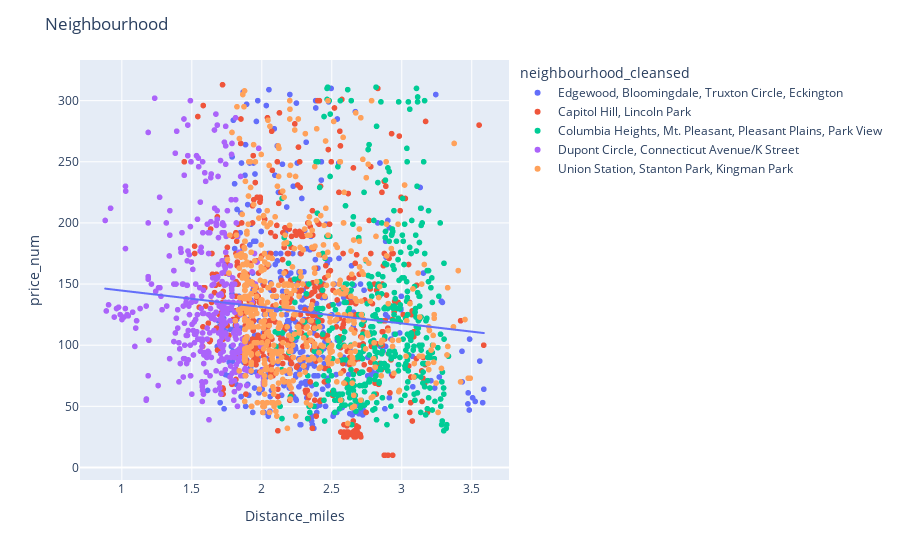

Notebook cell for this chart:
### Code cell
# Create a subset DataFrame containing only the top 5 neighbourhoods
df_top_5 = df[df['neighbourhood_cleansed'].isin(top_5_list)]

# Calculate the linear trend line using the overall data
X = df_top_5['Distance_miles']
y = df_top_5['price_num']
X = sm.add_constant(X)  # Add a constant term to the predictor
model = sm.OLS(y, X).fit()
trendline = model.predict(X)

# Create a scatter plot with the top 5 neighbourhoods
fig = px.scatter(df_top_5, x='Distance_miles', y='price_num', color='neighbourhood_cleansed')

# Add the trendline to the plot
fig.add_trace(px.line(x=df_top_5['Distance_miles'], y=trendline, title='Overall Trend').data[0])

# Update layout to set the y-axis range
fig.update_layout(title='Neighbourhood')  # Set the y-axis range as needed

# Show the plot
fig.show()

### Figure 1 — Plotly figure (JSON) as saved in the notebook; plotly's stock layout.template omitted (floating-point values rounded to 4 significant figures; data arrays with more than 128 entries replaced by an {"elided": "..."} marker saying what was removed)
{"data": [{"hovertemplate": "neighbourhood_cleansed=Edgewood, Bloomingdale, Truxton Circle, Eckington<br>Distance_miles=%{x}<br>price_num=%{y}<extra></extra>", "legendgroup": "Edgewood, Bloomingdale, Truxton Circle, Eckington", "marker": {"color": "#636efa", "symbol": "circle"}, "mode": "markers", "name": "Edgewood, Bloomingdale, Truxton Circle, Eckington", "showlegend": true, "type": "scattergl", "x": {"elided": "424 float values"}, "xaxis": "x", "y": {"elided": "424 int values"}, "yaxis": "y"}, {"hovertemplate": "neighbourhood_cleansed=Capitol Hill, Lincoln Park<br>Distance_miles=%{x}<br>price_num=%{y}<extra></extra>", "legendgroup": "Capitol Hill, Lincoln Park", "marker": {"color": "#EF553B", "symbol": "circle"}, "mode": "markers", "name": "Capitol Hill, Lincoln Park", "showlegend": true, "type": "scattergl", "x": {"elided": "503 float values"}, "xaxis": "x", "y": {"elided": "503 int values"}, "yaxis": "y"}, {"hovertemplate": "neighbourhood_cleansed=Columbia Heights, Mt. Pleasant, Pleasant Plains, Park View<br>Distance_miles=%{x}<br>price_num=%{y}<extra></extra>", "legendgroup": "Columbia Heights, Mt. Pleasant, Pleasant Plains, Park View", "marker": {"color": "#00cc96", "symbol": "circle"}, "mode": "markers", "name": "Columbia Heights, Mt. Pleasant, Pleasant Plains, Park View", "showlegend": true, "type": "scattergl", "x": {"elided": "419 float values"}, "xaxis": "x", "y": {"elided": "419 int values"}, "yaxis": "y"}, {"hovertemplate": "neighbourhood_cleansed=Dupont Circle, Connecticut Avenue/K Street<br>Distance_miles=%{x}<br>price_num=%{y}<extra></extra>", "legendgroup": "Dupont Circle, Connecticut Avenue/K Street", "marker": {"color": "#ab63fa", "symbol": "circle"}, "mode": "markers", "name": "Dupont Circle, Connecticut Avenue/K Street", "showlegend": true, "type": "scattergl", "x": {"elided": "375 float values"}, "xaxis": "x", "y": {"elided": "375 int values"}, "yaxis": "y"}, {"hovertemplate": "neighbourhood_cleansed=Union Station, Stanton Park, Kingman Park<br>Distance_miles=%{x}<br>price_num=%{y}<extra></extra>", "legendgroup": "Union Station, Stanton Park, Kingman Park", "marker": {"color": "#FFA15A", "symbol": "circle"}, "mode": "markers", "name": "Union Station, Stanton Park, Kingman Park", "showlegend": true, "type": "scattergl", "x": {"elided": "664 float values"}, "xaxis": "x", "y": {"elided": "664 int values"}, "yaxis": "y"}, {"hovertemplate": "x=%{x}<br>y=%{y}<extra></extra>", "legendgroup": "", "line": {"color": "#636efa", "dash": "solid"}, "marker": {"symbol": "circle"}, "mode": "lines", "name": "", "showlegend": false, "type": "scattergl", "x": {"elided": "2385 float values"}, "xaxis": "x", "y": {"elided": "2385 float values"}, "yaxis": "y"}], "layout": {"legend": {"title": {"text": "neighbourhood_cleansed"}, "tracegroupgap": 0}, "margin": {"t": 60}, "title": {"text": "Neighbourhood"}, "xaxis": {"anchor": "y", "domain": [0, 1], "title": {"text": "Distance_miles"}}, "yaxis": {"anchor": "x", "domain": [0, 1], "title": {"text": "price_num"}}}}
